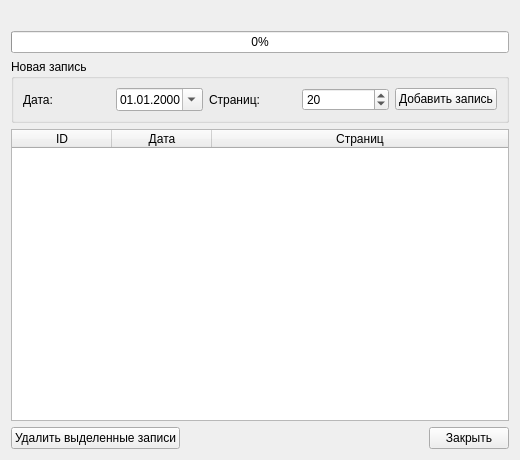
<?xml version="1.0" encoding="UTF-8"?>
<ui version="4.0">
 <class>ReadingForm</class>
 <widget class="QWidget" name="ReadingForm">
  <property name="geometry">
   <rect>
    <x>0</x>
    <y>0</y>
    <width>520</width>
    <height>460</height>
   </rect>
  </property>
  <property name="windowTitle">
   <string>Журнал чтения</string>
  </property>
  <layout class="QVBoxLayout" name="mainLayout">
   <item>
    <widget class="QLabel" name="titleLabel">
     <property name="wordWrap">
      <bool>true</bool>
     </property>
    </widget>
   </item>
   <item>
    <widget class="QProgressBar" name="progressBar">
     <property name="value">
      <number>0</number>
     </property>
    </widget>
   </item>
   <item>
    <widget class="QGroupBox" name="newRecordBox">
     <property name="title">
      <string>Новая запись</string>
     </property>
     <layout class="QHBoxLayout" name="newRecordLayout">
      <item>
       <widget class="QLabel" name="dateLabel">
        <property name="text">
         <string>Дата:</string>
        </property>
       </widget>
      </item>
      <item>
       <widget class="QDateEdit" name="dateEdit">
        <property name="displayFormat">
         <string>dd.MM.yyyy</string>
        </property>
        <property name="calendarPopup">
         <bool>true</bool>
        </property>
       </widget>
      </item>
      <item>
       <widget class="QLabel" name="pagesLabel">
        <property name="text">
         <string>Страниц:</string>
        </property>
       </widget>
      </item>
      <item>
       <widget class="QSpinBox" name="pagesSpin">
        <property name="minimum">
         <number>1</number>
        </property>
        <property name="maximum">
         <number>2000</number>
        </property>
        <property name="value">
         <number>20</number>
        </property>
       </widget>
      </item>
      <item>
       <widget class="QPushButton" name="addButton">
        <property name="text">
         <string>Добавить запись</string>
        </property>
       </widget>
      </item>
     </layout>
    </widget>
   </item>
   <item>
    <widget class="QTableWidget" name="historyTable">
     <property name="editTriggers">
      <set>QAbstractItemView::EditTrigger::NoEditTriggers</set>
     </property>
     <property name="selectionBehavior">
      <enum>QAbstractItemView::SelectionBehavior::SelectRows</enum>
     </property>
     <attribute name="verticalHeaderVisible">
      <bool>false</bool>
     </attribute>
     <attribute name="horizontalHeaderStretchLastSection">
      <bool>true</bool>
     </attribute>
     <column>
      <property name="text">
       <string>ID</string>
      </property>
     </column>
     <column>
      <property name="text">
       <string>Дата</string>
      </property>
     </column>
     <column>
      <property name="text">
       <string>Страниц</string>
      </property>
     </column>
    </widget>
   </item>
   <item>
    <layout class="QHBoxLayout" name="buttonsLayout">
     <item>
      <widget class="QPushButton" name="deleteButton">
       <property name="text">
        <string>Удалить выделенные записи</string>
       </property>
      </widget>
     </item>
     <item>
      <spacer name="buttonsSpacer">
       <property name="orientation">
        <enum>Qt::Orientation::Horizontal</enum>
       </property>
       <property name="sizeHint" stdset="0">
        <size>
         <width>40</width>
         <height>20</height>
        </size>
       </property>
      </spacer>
     </item>
     <item>
      <widget class="QPushButton" name="closeButton">
       <property name="text">
        <string>Закрыть</string>
       </property>
      </widget>
     </item>
    </layout>
   </item>
  </layout>
 </widget>
 <resources/>
 <connections/>
</ui>
